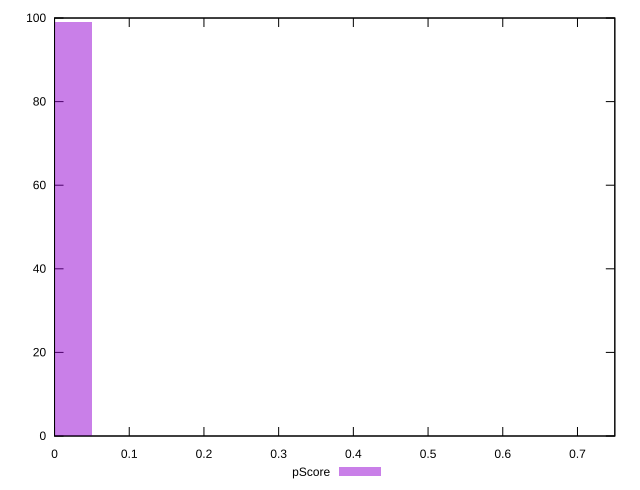

This figure's gnuplot source:
reset

$pScore <<EOF
0.8 1
0 99
EOF

set key outside below
set boxwidth 0.1
set xrange [0:0.75]
set yrange [0:100]
set trange [0:100]
set style fill transparent solid 0.5 noborder
set terminal svg size 640, 490 enhanced background rgb 'white'
set output "reprap/uses-webp-images/samples/pages+cached/pScore/histogram.svg"

plot $pScore title "pScore" with boxes

reset
